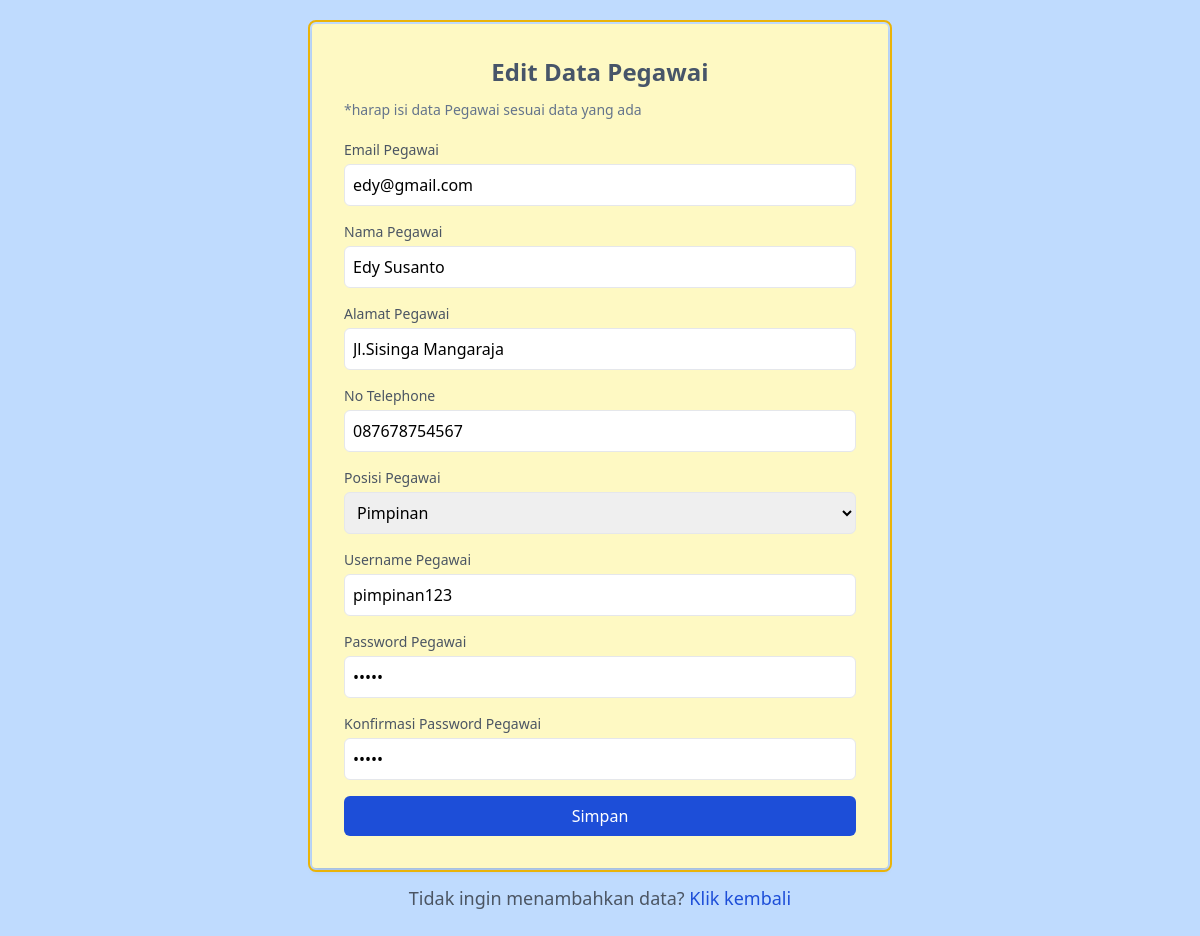
/admin/build/pages/function/editpegawai.php?id=1, run on the app's committed database.
### tables this page shows
CREATE TABLE `pegawai` (
  `pegawai_id` int(11) NOT NULL,
  `email` varchar(30) NOT NULL,
  `nama` varchar(100) NOT NULL,
  `alamat` varchar(255) NOT NULL,
  `no_telepon` varchar(20) NOT NULL,
  `posisi_id` int(11) DEFAULT NULL,
  `username` varchar(50) DEFAULT NULL,
  `password` varchar(50) DEFAULT NULL
);

CREATE TABLE `posisi` (
  `posisi_id` int(11) NOT NULL,
  `posisi` varchar(50) NOT NULL
);

### admin/build/pages/function/editpegawai.php (the view, shortened to what this page needs)
<?php
require "koneksi.php";
$pegawai_id = $_GET["id"];
$sql = "SELECT * FROM pegawai, posisi WHERE pegawai.pegawai_id = '$pegawai_id' AND pegawai.posisi_id = posisi.posisi_id";
$hasil = $conn->query($sql);
$error = '';
?>
<!DOCTYPE html>
<html lang="en">
<head>
    <script src="https://cdn.tailwindcss.com"></script>
</head>
<body class="p-6 bg-blue-200" onload="showAlert('<?php echo $error; ?>')">
<?php while ($pgw = $hasil->fetch_assoc()) { ?>
    <div class="max-w-xl p-8 mx-auto bg-yellow-100 rounded shadow-md outline outline-2 outline-offset-2 outline-yellow-500">
        <h2 class="mb-3 text-2xl font-bold text-center text-slate-600 ">Edit Data Pegawai</h2>
        <h6 class="mb-5 text-sm text-slate-500 ">*harap isi data Pegawai sesuai data yang ada</h6>
        <form action="" method="post" class="space-y-4 ">
            <div>
                <label for="email" class="block text-sm font-medium text-gray-600">Email Pegawai</label>
                <input type="text" id="email" name="email" placeholder="example@gmail.com" class="w-full p-2 mt-1 border rounded-md" required value="<?php echo $pgw['email']; ?>"></input>
            </div>
            <div>
                <label for="nama" class="block text-sm font-medium text-gray-600">Nama Pegawai</label>
                <input type="text" id="nama" name="nama" placeholder="Andini Lubisr" class="w-full p-2 mt-1 border rounded-md" required value="<?php echo $pgw['nama']; ?>">
            </div>
            <div>
                <label for="alamat" class="block text-sm font-medium text-gray-600">Alamat Pegawai</label>
                <input type="text" id="alamat_pegawai" name="alamat" placeholder="JL.Setia Budi" class="w-full p-2 mt-1 border rounded-md" required value="<?php echo $pgw['alamat']; ?>"></input >
            </div>
            <div>
                <label for="no_telepon" class="block text-sm font-medium text-gray-600">No Telephone</label>
                <input type="text" id="no_teleponr" name="no_telepon" placeholder="085159968152" class="w-full p-2 mt-1 border rounded-md" value="<?php echo $pgw['no_telepon']; ?>">
            </div>
            <div>
                <label for="posisi" class="block text-sm font-medium text-gray-600">Posisi Pegawai</label>
                <select class="w-full p-2 mt-1 border rounded-md" name="posisi_id">
                    <option selected value="<?php echo $pgw['posisi_id']; ?>"><?= $pgw['posisi'] ?></option>
                </select>
            </div>
            <div>
                <label for="username" class="block text-sm font-medium text-gray-600">Username Pegawai</label>
                <input type="text" id="username" name="username" placeholder="Andixxx" class="w-full p-2 mt-1 border rounded-md" required value="<?php echo $pgw['username']; ?>">
            </div>
            <div>
                <label for="password" class="block text-sm font-medium text-gray-600">Password Pegawai</label>
                <input type="password" id="password" name="password" placeholder="xxxxxx" class="w-full p-2 mt-1 border rounded-md" required value="<?php echo $pgw['password']; ?>">
            </div>
            <div>
                <label for="password2" class="block text-sm font-medium text-gray-600">Konfirmasi Password Pegawai</label>
                <input type="password" id="password2" name="password2" placeholder="xxxxxx" class="w-full p-2 mt-1 border rounded-md" required value="<?php echo $pgw['password']; ?>">
            </div>
            <div>
                <button type="submit" name="ubah" class="w-full p-2 text-white bg-blue-700 rounded-md hover:bg-blue-300" >Simpan</button>
            </div>
        </form>
    </div>
    <p class="mt-4 text-lg text-center text-gray-600">Tidak ingin menambahkan data? <a href="../datapegawai.php" class="text-blue-700 no-underline hover:underline">Klik kembali</a></p>
    <?php
    }
?>
</body>
</html>

### data on the page
pegawai: email "edy@gmail.com", nama "Edy Susanto", alamat "Jl.Sisinga Mangaraja", no_telepon "087678754567", posisi_id "Pimpinan", username "pimpinan123"
